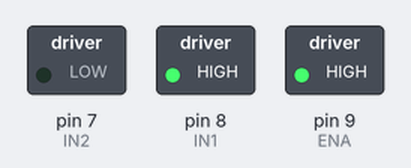
Simulated run of this sketch. Board: Arduino Uno, built with avr-gcc and run on an emulated ATmega328P. Parts: switched loads named in the sketch (green lamp = pin HIGH). What the sketch prints to the serial monitor is not drawn.

Above: at 0.1 s.
Timing chart, 0 to 1.6 s (numbered marks = the images above):
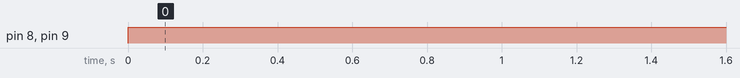

Measured:
- by itself, pin 8 (IN1), pin 9 (ENA): LOW → HIGH at 0.00 s

The sketch:

New_Driver_Test.ino
```cpp
// L298N single‑motor test on Arduino Uno
// Motor on OUT1/OUT2, ENA on D9, IN1 on D8, IN2 on D7.

const int ENA = 9;   // PWM pin for speed
const int IN1 = 8;   // direction pin 1
const int IN2 = 7;   // direction pin 2

void setup() {
  pinMode(ENA, OUTPUT);
  pinMode(IN1, OUTPUT);
  pinMode(IN2, OUTPUT);

  Serial.begin(9600);
  Serial.println("L298N 5V motor test starting...");
}

void loop() {
  // --- Forward ---
  Serial.println("Forward");
  digitalWrite(IN1, HIGH);
  digitalWrite(IN2, LOW);
  analogWrite(ENA, 255);  // 0–255 → speed
  delay(2000);

  // // --- Stop ---
  // Serial.println("Stop");
  // analogWrite(ENA, 0);
  // delay(1000);

  // // --- Backward ---
  // Serial.println("Backward");
  // digitalWrite(IN1, LOW);
  // digitalWrite(IN2, HIGH);
  // analogWrite(ENA, 255);
  // delay(2000);

  // // --- Stop ---
  // Serial.println("Stop");
  // analogWrite(ENA, 0);
  // delay(1000);
}
```
